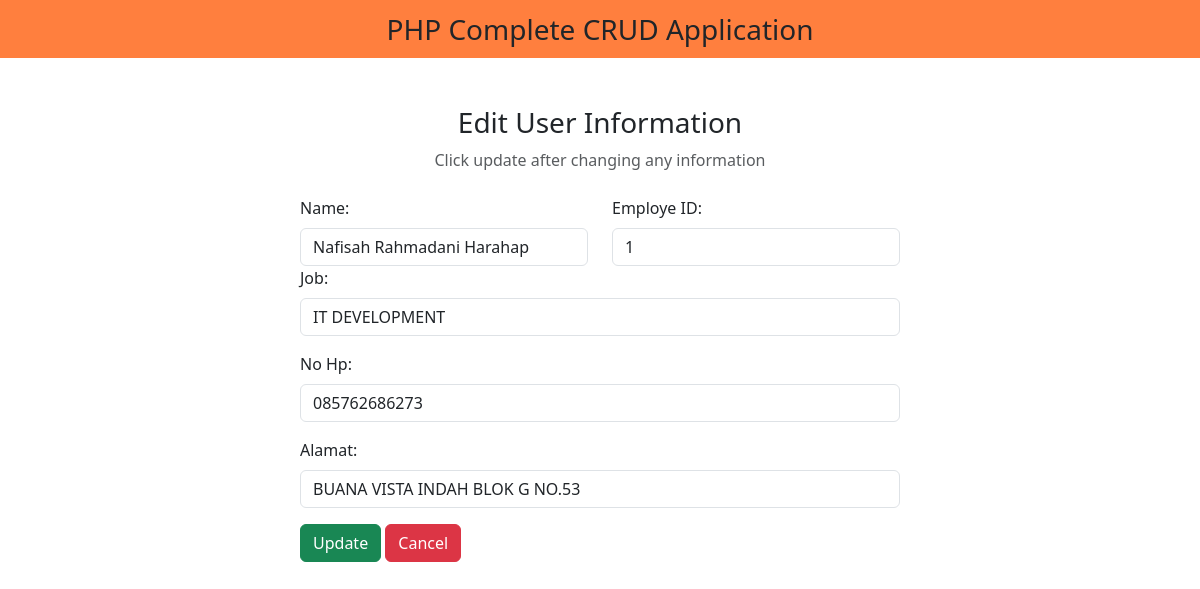
Page /edit.php on the committed database.
### tables this page shows
CREATE TABLE `mst_users` (
  `nama` varchar(50) NOT NULL,
  `employe_id` int(11) NOT NULL,
  `job` varchar(255) NOT NULL,
  `no_hp` char(13) NOT NULL,
  `alamat` varchar(255) NOT NULL
);

### edit.php (the view, shortened to what this page needs)
<?php
include "koneksi.php";
?>
<!DOCTYPE html>
<html lang="en">
<head>
    <link href="https://cdn.jsdelivr.net/npm/bootstrap@5.3.3/dist/css/bootstrap.min.css" rel="stylesheet">
    <link rel="stylesheet" href="path/to/font-awesome/css/font-awesome.min.css">
    </head>
    <body>
        <nav class="navbar navbar-light justify-content-center fs-3 mb-5"
            style="background-color: #FF7F3E;">
            PHP Complete CRUD Application
        </nav>
        <div class="container">
            <div class="text-center mb-4">
                <h3>Edit User Information</h3>
                <p class="text-muted">Click update after changing any information</p>
        </div>
        <?php
        $sql = "SELECT * FROM `mst_users`";
        $result = mysqli_query($conn, $sql);
        $row = mysqli_fetch_assoc($result);
        ?>
        <div class="container d-flex justify-content-center">
            <form action="" method="post" style="width:50vw; min-width:300px;">
            <div class="row">
                <div class="col">
                    <label class="form-label">Name:</label>
                    <input type="text" class="form-control" name="name"
                    value="<?php echo $row['nama'] ?>">
                </div>
                <div class="col">
                    <label class="form-label">Employe ID:</label>
                    <input type="text" class="form-control" name="employe_id"
                    value="<?php echo $row['employe_id'] ?>">
                </div>
            </div>
            <div class="mb-3">
                    <label class="form-label">Job:</label>
                    <input type="job" class="form-control" name="job"
                    value="<?php echo $row['job'] ?>">
                </div>
            <div class="mb-3">
                    <label class="form-label">No Hp:</label>
                    <input type="no_hp" class="form-control" name="no_hp"
                    value="<?php echo $row['no_hp'] ?>">
                </div>
            <div class="mb-3">
                    <label class="form-label">Alamat:</label>
                    <input type="alamat" class="form-control" name="alamat"
                    value="<?php echo $row['alamat'] ?>">
                </div>
                <button type="submit" class="btn btn-success"
                name="submit">Update</button>
                 <a href="index.php" class="btn btn-danger">Cancel</a>
            </div>
    </div>
    </body>
</html>

### rows in the picture
mst_users: name "Nafisah Rahmadani Harahap", employe_id "1", job "IT DEVELOPMENT", no_hp "085762686273", alamat "BUANA VISTA INDAH BLOK G NO.53"
